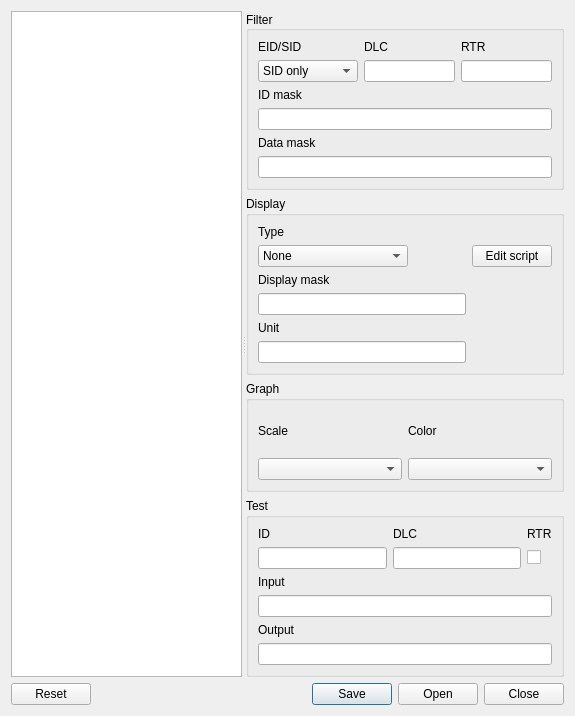
<?xml version="1.0" encoding="UTF-8"?>
<ui version="4.0">
 <class>DialogSignalEditor</class>
 <widget class="QDialog" name="DialogSignalEditor">
  <property name="geometry">
   <rect>
    <x>0</x>
    <y>0</y>
    <width>575</width>
    <height>716</height>
   </rect>
  </property>
  <property name="windowTitle">
   <string>Signal editor</string>
  </property>
  <property name="modal">
   <bool>true</bool>
  </property>
  <layout class="QGridLayout" name="gridLayout">
   <item row="0" column="0">
    <layout class="QVBoxLayout" name="verticalLayout">
     <item>
      <widget class="QSplitter" name="splitter">
       <property name="orientation">
        <enum>Qt::Horizontal</enum>
       </property>
       <widget class="QTreeView" name="treeView"/>
       <widget class="QWidget" name="widget" native="true">
        <property name="sizePolicy">
         <sizepolicy hsizetype="Minimum" vsizetype="Preferred">
          <horstretch>0</horstretch>
          <verstretch>0</verstretch>
         </sizepolicy>
        </property>
        <property name="minimumSize">
         <size>
          <width>300</width>
          <height>0</height>
         </size>
        </property>
        <layout class="QVBoxLayout" name="verticalLayout_2">
         <item>
          <widget class="QGroupBox" name="groupBox">
           <property name="sizePolicy">
            <sizepolicy hsizetype="Preferred" vsizetype="Minimum">
             <horstretch>0</horstretch>
             <verstretch>0</verstretch>
            </sizepolicy>
           </property>
           <property name="title">
            <string>Filter</string>
           </property>
           <property name="alignment">
            <set>Qt::AlignLeading|Qt::AlignLeft|Qt::AlignVCenter</set>
           </property>
           <property name="flat">
            <bool>false</bool>
           </property>
           <property name="checkable">
            <bool>false</bool>
           </property>
           <layout class="QGridLayout" name="gridLayout_2">
            <property name="sizeConstraint">
             <enum>QLayout::SetDefaultConstraint</enum>
            </property>
            <item row="1" column="2">
             <widget class="QLineEdit" name="filter_RTR"/>
            </item>
            <item row="1" column="0">
             <widget class="QComboBox" name="filter_ID_select">
              <property name="minimumSize">
               <size>
                <width>100</width>
                <height>0</height>
               </size>
              </property>
              <item>
               <property name="text">
                <string>SID only</string>
               </property>
              </item>
              <item>
               <property name="text">
                <string>EID only</string>
               </property>
              </item>
              <item>
               <property name="text">
                <string>SID and EID</string>
               </property>
              </item>
             </widget>
            </item>
            <item row="1" column="1">
             <widget class="QLineEdit" name="filter_DLC"/>
            </item>
            <item row="0" column="2">
             <widget class="QLabel" name="label_3">
              <property name="text">
               <string>RTR</string>
              </property>
             </widget>
            </item>
            <item row="3" column="0" colspan="3">
             <widget class="QLabel" name="label_4">
              <property name="text">
               <string>ID mask</string>
              </property>
             </widget>
            </item>
            <item row="4" column="0" colspan="3">
             <widget class="QLineEdit" name="filter_ID"/>
            </item>
            <item row="0" column="1">
             <widget class="QLabel" name="label_2">
              <property name="text">
               <string>DLC</string>
              </property>
             </widget>
            </item>
            <item row="0" column="0">
             <widget class="QLabel" name="label">
              <property name="text">
               <string>EID/SID</string>
              </property>
             </widget>
            </item>
            <item row="6" column="0" colspan="3">
             <widget class="QLineEdit" name="filter_Data"/>
            </item>
            <item row="5" column="0" colspan="2">
             <widget class="QLabel" name="label_5">
              <property name="text">
               <string>Data mask</string>
              </property>
             </widget>
            </item>
           </layout>
          </widget>
         </item>
         <item>
          <widget class="QGroupBox" name="groupBox_2">
           <property name="title">
            <string>Display</string>
           </property>
           <layout class="QGridLayout" name="gridLayout_3">
            <item row="0" column="0">
             <widget class="QLabel" name="label_6">
              <property name="text">
               <string>Type</string>
              </property>
             </widget>
            </item>
            <item row="2" column="0">
             <widget class="QComboBox" name="disp_Type">
              <property name="minimumSize">
               <size>
                <width>150</width>
                <height>0</height>
               </size>
              </property>
              <property name="maximumSize">
               <size>
                <width>150</width>
                <height>16777215</height>
               </size>
              </property>
              <item>
               <property name="text">
                <string>None</string>
               </property>
              </item>
              <item>
               <property name="text">
                <string>Script</string>
               </property>
              </item>
              <item>
               <property name="text">
                <string>INT16</string>
               </property>
              </item>
              <item>
               <property name="text">
                <string>UINT16</string>
               </property>
              </item>
              <item>
               <property name="text">
                <string>INT32</string>
               </property>
              </item>
              <item>
               <property name="text">
                <string>UINT32</string>
               </property>
              </item>
              <item>
               <property name="text">
                <string>INT64</string>
               </property>
              </item>
              <item>
               <property name="text">
                <string>UINT64</string>
               </property>
              </item>
              <item>
               <property name="text">
                <string>Hex</string>
               </property>
              </item>
              <item>
               <property name="text">
                <string>Float</string>
               </property>
              </item>
             </widget>
            </item>
            <item row="4" column="0">
             <widget class="QLabel" name="label_7">
              <property name="text">
               <string>Display mask</string>
              </property>
             </widget>
            </item>
            <item row="2" column="1">
             <widget class="QPushButton" name="disp_btn_edit">
              <property name="text">
               <string>Edit script</string>
              </property>
             </widget>
            </item>
            <item row="6" column="0">
             <widget class="QLabel" name="label_15">
              <property name="text">
               <string>Unit</string>
              </property>
             </widget>
            </item>
            <item row="5" column="0">
             <widget class="QLineEdit" name="disp_Mask"/>
            </item>
            <item row="7" column="0">
             <widget class="QLineEdit" name="disp_Unit"/>
            </item>
           </layout>
           <zorder>label_6</zorder>
           <zorder>disp_Type</zorder>
           <zorder>label_7</zorder>
           <zorder>disp_btn_edit</zorder>
           <zorder>label_15</zorder>
           <zorder>disp_Mask</zorder>
           <zorder>disp_Unit</zorder>
          </widget>
         </item>
         <item>
          <widget class="QGroupBox" name="groupBox_3">
           <property name="title">
            <string>Graph</string>
           </property>
           <layout class="QGridLayout" name="gridLayout_4">
            <item row="0" column="0">
             <widget class="QLabel" name="label_8">
              <property name="text">
               <string>Scale</string>
              </property>
             </widget>
            </item>
            <item row="1" column="0">
             <widget class="QComboBox" name="graph_Scale"/>
            </item>
            <item row="0" column="1">
             <widget class="QLabel" name="label_9">
              <property name="text">
               <string>Color</string>
              </property>
             </widget>
            </item>
            <item row="1" column="1">
             <widget class="QComboBox" name="graph_Color"/>
            </item>
           </layout>
          </widget>
         </item>
         <item>
          <widget class="QGroupBox" name="groupBox_4">
           <property name="title">
            <string>Test</string>
           </property>
           <layout class="QGridLayout" name="gridLayout_5">
            <item row="0" column="2">
             <widget class="QLabel" name="label_12">
              <property name="text">
               <string>RTR</string>
              </property>
             </widget>
            </item>
            <item row="1" column="1">
             <widget class="QLineEdit" name="test_DLC"/>
            </item>
            <item row="0" column="0">
             <widget class="QLabel" name="label_10">
              <property name="text">
               <string>ID</string>
              </property>
             </widget>
            </item>
            <item row="1" column="2">
             <widget class="QCheckBox" name="test_RTR">
              <property name="text">
               <string/>
              </property>
             </widget>
            </item>
            <item row="1" column="0">
             <widget class="QLineEdit" name="test_ID"/>
            </item>
            <item row="0" column="1">
             <widget class="QLabel" name="label_11">
              <property name="text">
               <string>DLC</string>
              </property>
             </widget>
            </item>
            <item row="4" column="0">
             <widget class="QLabel" name="label_14">
              <property name="text">
               <string>Output</string>
              </property>
             </widget>
            </item>
            <item row="3" column="0" colspan="3">
             <widget class="QLineEdit" name="test_Input"/>
            </item>
            <item row="5" column="0" colspan="3">
             <widget class="QLineEdit" name="test_Output"/>
            </item>
            <item row="2" column="0" colspan="3">
             <widget class="QLabel" name="label_13">
              <property name="text">
               <string>Input</string>
              </property>
             </widget>
            </item>
           </layout>
          </widget>
         </item>
        </layout>
       </widget>
      </widget>
     </item>
     <item>
      <widget class="QDialogButtonBox" name="buttonBox">
       <property name="standardButtons">
        <set>QDialogButtonBox::Close|QDialogButtonBox::Open|QDialogButtonBox::Reset|QDialogButtonBox::Save</set>
       </property>
       <property name="centerButtons">
        <bool>false</bool>
       </property>
      </widget>
     </item>
    </layout>
   </item>
  </layout>
 </widget>
 <resources/>
 <connections/>
</ui>
